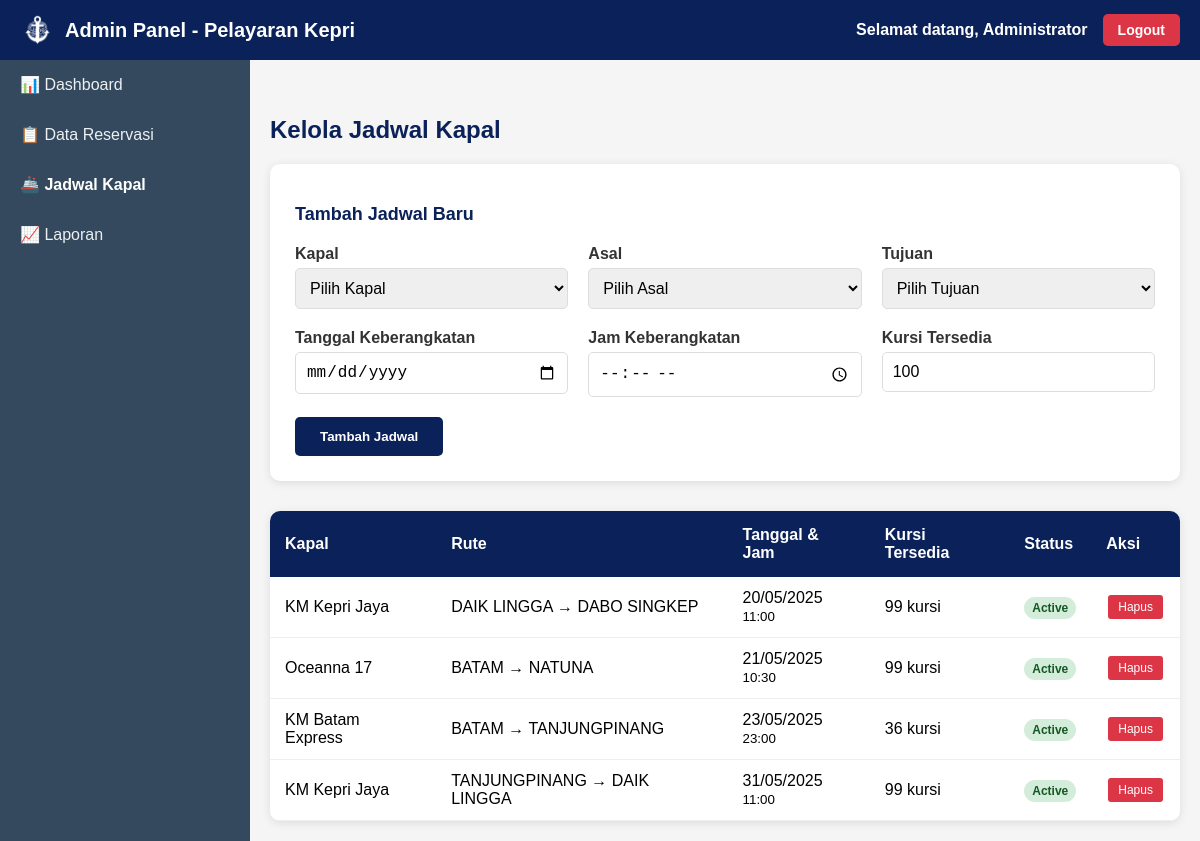
/admin_jadwal.php (signed in), run on the app's committed database.
### tables this page shows
CREATE TABLE `ship_schedules` (
  `id` int(11) NOT NULL,
  `ship_id` int(11) DEFAULT NULL,
  `origin_id` int(11) DEFAULT NULL,
  `destination_id` int(11) DEFAULT NULL,
  `departure_date` date DEFAULT NULL,
  `departure_time` time DEFAULT NULL,
  `available_seats` int(11) DEFAULT 100,
  `status` enum('active','cancelled') DEFAULT 'active',
  `created_at` timestamp NOT NULL DEFAULT current_timestamp()
);

CREATE TABLE `ships` (
  `id` int(11) NOT NULL,
  `name` varchar(100) NOT NULL,
  `price` decimal(10,2) NOT NULL,
  `created_at` timestamp NOT NULL DEFAULT current_timestamp()
);

### admin_jadwal.php (the view, shortened to what this page needs)
<?php
require_once 'db_connection.php';
$schedules = [];
$query = "SELECT ss.*, s.name as ship_name, o.name as origin_name, d.name as destination_name
          FROM ship_schedules ss
          JOIN ships s ON ss.ship_id = s.id
          JOIN locations o ON ss.origin_id = o.id
          JOIN locations d ON ss.destination_id = d.id
          WHERE ss.departure_date >= CURDATE()
          ORDER BY ss.departure_date, ss.departure_time";
$result = $conn->query($query);
while ($row = $result->fetch_assoc()) {
    $schedules[] = $row;
}
?>
<!DOCTYPE html>
<html lang="id">
<head>
</head>
    <link rel="stylesheet" href="css/sidebar.css">
    <link rel="stylesheet" href="css/header.css">
<body>
    <div class="header">
        <div class="logo-container">
            <img src="gambar/logo.png" alt="Logo">
            <div class="header-title">Admin Panel - Pelayaran Kepri</div>
        </div>
        <div class="admin-info">
            <span>Selamat datang, <?php echo $_SESSION['admin_name']; ?></span>
            <a href="admin_logout.php" class="logout-btn">Logout</a>
        </div>
    </div>
    <div class="sidebar">
        <ul class="sidebar-menu">
            <li><a href="admin_dashboard.php">📊 Dashboard</a></li>
            <li><a href="admin_reservasi.php">📋 Data Reservasi</a></li>
            <li><a href="admin_jadwal.php" class="active">🚢 Jadwal Kapal</a></li>
            <li><a href="admin_laporan.php">📈 Laporan</a></li>
        </ul>
    </div>
    <div class="main-content">
        <h1 class="page-title">Kelola Jadwal Kapal</h1>
        <div class="form-section">
            <h2 class="form-title">Tambah Jadwal Baru</h2>
            <form method="POST">
                <div class="form-grid">
                    <div class="form-group">
                        <label for="ship_id">Kapal</label>
                        <select id="ship_id" name="ship_id" required>
                            <option value="">Pilih Kapal</option>
                        </select>
                    </div>
                    <div class="form-group">
                        <label for="origin_id">Asal</label>
                        <select id="origin_id" name="origin_id" required>
                            <option value="">Pilih Asal</option>
                        </select>
                    </div>
                    <div class="form-group">
                        <label for="destination_id">Tujuan</label>
                        <select id="destination_id" name="destination_id" required>
                            <option value="">Pilih Tujuan</option>
                        </select>
                    </div>
                    <div class="form-group">
                        <label for="departure_date">Tanggal Keberangkatan</label>
                        <input type="date" id="departure_date" name="departure_date" required min="<?php echo date('Y-m-d'); ?>">
                    </div>
                    <div class="form-group">
                        <label for="departure_time">Jam Keberangkatan</label>
                        <input type="time" id="departure_time" name="departure_time" required>
                    </div>
                    <div class="form-group">
                        <label for="available_seats">Kursi Tersedia</label>
                        <input type="number" id="available_seats" name="available_seats" required min="1" value="100">
                    </div>
                </div>
                <button type="submit" class="submit-btn">Tambah Jadwal</button>
            </form>
        </div>
        <div class="table-container">
            <table class="table">
                <thead>
                    <tr>
                        <th>Kapal</th>
                        <th>Rute</th>
                        <th>Tanggal & Jam</th>
                        <th>Kursi Tersedia</th>
                        <th>Status</th>
                        <th>Aksi</th>
                    </tr>
                </thead>
                <tbody>
                    <?php if (!empty($schedules)): ?>
                        <?php foreach ($schedules as $schedule): ?>
                            <tr>
                                <td><?php echo htmlspecialchars($schedule['ship_name']); ?></td>
                                <td><?php echo htmlspecialchars($schedule['origin_name'] . ' → ' . $schedule['destination_name']); ?></td>
                                <td>
                                    <?php echo date('d/m/Y', strtotime($schedule['departure_date'])); ?><br>
                                    <small><?php echo date('H:i', strtotime($schedule['departure_time'])); ?></small>
                                </td>
                                <td><?php echo $schedule['available_seats']; ?> kursi</td>
                                <td>
                                    <span class="status-badge status-active"><?php echo ucfirst($schedule['status']); ?></span>
                                </td>
                                <td>
                                    <form method="POST" style="display:inline;" onsubmit="return confirm('Yakin ingin menghapus jadwal ini?')">
                                        <button type="submit" class="action-btn btn-delete">Hapus</button>
                                    </form>
                                </td>
                            </tr>
                        <?php endforeach; ?>
                    <?php else: ?>
                        <tr>
                            <td colspan="6" class="no-data">Belum ada jadwal</td>
                        </tr>
                    <?php endif; ?>
                </tbody>
            </table>
        </div>
    </div>
</body>
</html>

### css/sidebar.css (style rules this page uses)
.sidebar { width: 250px; background-color:#34495e; height: 100vh; position: fixed; left: 0; top: 60px; overflow-y: auto; z-index: 999; transition: all 0.3s ease; }
.sidebar-menu { list-style: none; padding: 0; margin: 0; }
.sidebar-menu li { border-bottom: 1px solid #34495e; }
.sidebar-menu a { display: block; padding: 15px 20px; color: #ecf0f1; text-decoration: none; font-weight: 500; transition: all 0.3s ease; }
.sidebar-menu a:hover, .sidebar-menu a.active { color: white; font-weight: bold; }

### css/header.css (style rules this page uses)
.header { background-color: #0a2259; color: white; padding: 15px 20px; display: flex; justify-content: space-between; align-items: center; position: fixed; top: 0; left: 0; right: 0; z-index: 1000; height: 60px; box-sizing: border-box; }
.logo-container { display: flex; align-items: center; }
.logo-container img { height: 35px; margin-right: 10px; }
.header-title { font-size: 20px; font-weight: bold; }
.admin-info { display: flex; align-items: center; gap: 15px; font-weight: bold; }
.logout-btn { background-color: #dc3545; color: white; padding: 8px 15px; border: none; border-radius: 5px; text-decoration: none; font-size: 14px; }

### admin_jadwal.php (style rules this page uses)
body { margin: 0; font-family: Arial, sans-serif; background-color: #f5f5f5; }
.main-content { margin-left: 250px; margin-top: 80px; padding: 20px; min-height: calc(100vh - 80px); }
.page-title { color: #0a2259; font-size: 24px; margin-bottom: 20px; }
.form-section { background: white; padding: 25px; border-radius: 10px; box-shadow: 0 2px 10px rgba(0,0,0,0.1); margin-bottom: 30px; }
.form-title { color: #0a2259; font-size: 18px; margin-bottom: 20px; font-weight: bold; }
.form-grid { display: grid; grid-template-columns: repeat(auto-fit, minmax(250px, 1fr)); gap: 20px; }
.form-group { display: flex; flex-direction: column; }
.form-group label { margin-bottom: 5px; font-weight: bold; color: #333; }
.form-group input, .form-group select { padding: 10px; border: 1px solid #ddd; border-radius: 5px; font-size: 16px; }
.submit-btn { background-color: #0a2259; color: white; padding: 12px 25px; border: none; border-radius: 5px; cursor: pointer; font-weight: bold; margin-top: 20px; }
.table-container { background: white; border-radius: 10px; overflow: hidden; box-shadow: 0 2px 10px rgba(0,0,0,0.1); }
.table { width: 100%; border-collapse: collapse; }
.table th { background-color: #0a2259; color: white; padding: 15px; text-align: left; font-weight: bold; }
.table td { padding: 12px 15px; border-bottom: 1px solid #eee; }
.action-btn { padding: 5px 10px; margin: 2px; border: none; border-radius: 3px; cursor: pointer; font-size: 12px; text-decoration: none; display: inline-block; }
.btn-delete { background-color: #dc3545; color: white; }
.status-badge { padding: 4px 8px; border-radius: 15px; font-size: 12px; font-weight: bold; }
.status-active { background-color: #d4edda; color: #155724; }

### data on the page
ship_schedules: ship.name "KM Kepri Jaya", destination_name "DAIK LINGGA → DABO SINGKEP", departure_date "20/05/2025", departure_time "11:00", available_seats "99", status "Active"
ship_schedules: ship.name "Oceanna 17", destination_name "BATAM → NATUNA", departure_date "21/05/2025", departure_time "10:30", available_seats "99", status "Active"
ship_schedules: ship.name "KM Batam Express", destination_name "BATAM → TANJUNGPINANG", departure_date "23/05/2025", departure_time "23:00", available_seats "36", status "Active"
ship_schedules: ship.name "KM Kepri Jaya", destination_name "TANJUNGPINANG → DAIK LINGGA", departure_date "31/05/2025", departure_time "11:00", available_seats "99", status "Active"

### other printed values
$_SESSION['admin_name'] "Administrator"
